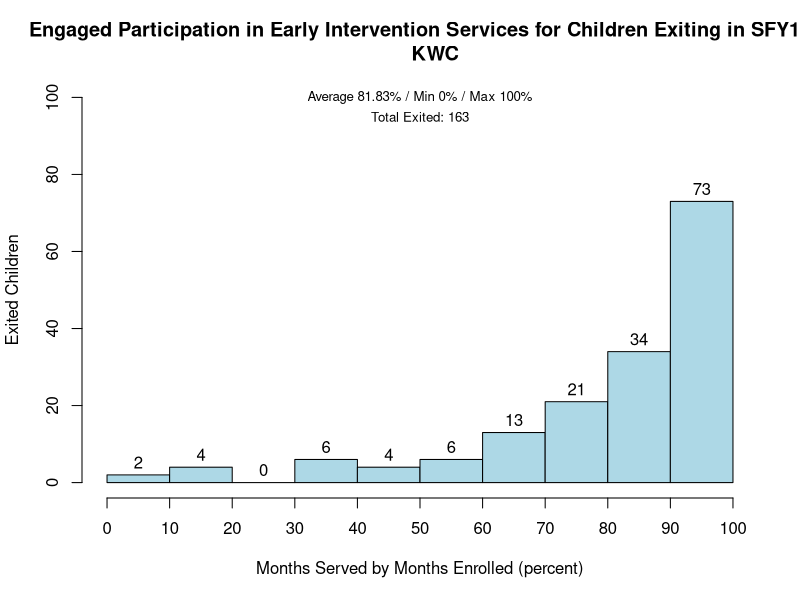

Source code (R):
#KWC

data_2013=read.csv("2013_all_providers.csv",header=TRUE)
data_2013[is.na(data_2013)] <- 0
head(data_2013)
str(data_2013)
names(data_2013)

provider <- split(data_2013, data_2013$Provider)
data_2013[is.na(data_2013)] <- 0
hist(provider$KWC$Percentage, breaks=10,
     #probability = TRUE,
     col="lightblue",
     labels=TRUE,
     ylim=c(0, 100),
     xlab="Months Served by Months Enrolled (percent)",
     ylab="Exited Children",
     main="Engaged Participation in Early Intervention Services for Children Exiting in SFY13
     KWC",
     xaxt='n')
axis(side=1, at=seq(0,100, 10),
     text(50, 100, "Average 81.83% / Min 0% / Max 100%",
          cex = .8))
text(50, 95, "Total Exited: 163",
     cex = .8)


#Normal Distribution
mean(provider$KWC$Percentage)
sd(provider$DDIV$Percentage)
min(provider$KWC$Percentage)
max(provider$DDIV$Percentage)